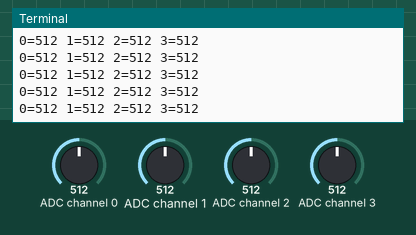
This program was run on a simulated Raspberry Pi (BCM pin numbers). Parts: the last lines printed to the terminal. Inputs (shaded band) come from the test bench; at power-on: ADC channel 0 = 512, ADC channel 1 = 512, ADC channel 2 = 512, ADC channel 3 = 512 (analog values on the 0–1023 scale).

Above: at 1.2 s.
1.3 s: ADC channel 0 set to 716
At 2.0 s:
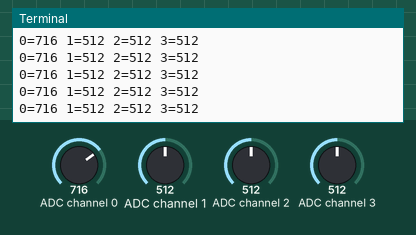
2.8 s: ADC channel 1 set to 716
At 3.8 s:
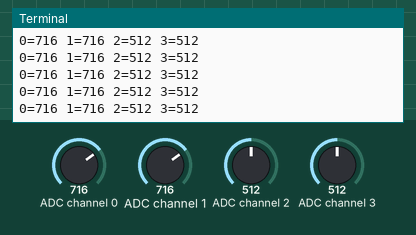
4.3 s: ADC channel 2 set to 716
At 4.9 s:
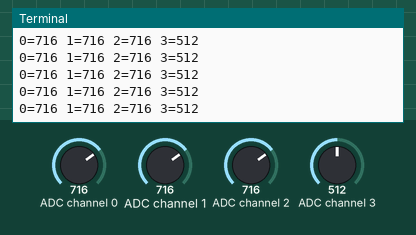
5.8 s: ADC channel 3 set to 716
At 6.4 s:
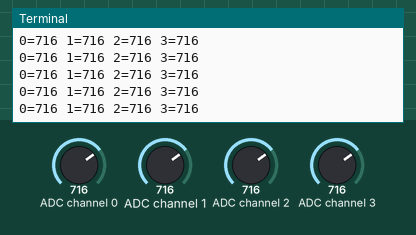
7.3 s: ADC channel 0 set to 992
At 8.2 s:
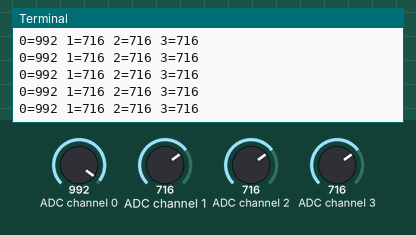
8.8 s: ADC channel 2 set to 992
At 9.5 s:
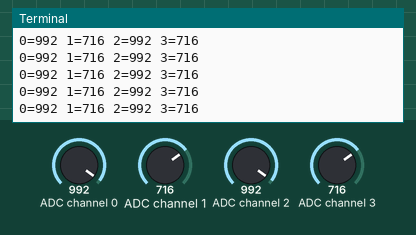
Timing chart, 0 to 11.3 s (numbered marks = the images above; inputs shaded):
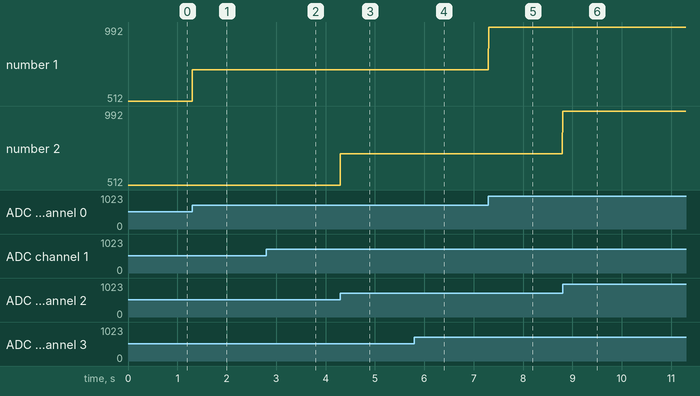

Measured:
- after the input at 1.3 s, the terminal: prints a new line at once (image 1)
- after the input at 2.8 s, the terminal: prints a new line at once (image 2)
- after the input at 4.3 s, the terminal: prints a new line at once (image 3)
- after the input at 5.8 s, the terminal: prints a new line at once (image 4)
- after the input at 7.3 s, the terminal: prints a new line at once (image 5)
- after the input at 8.8 s, the terminal: prints a new line at once (image 6)
- plotted number 1: 512 → 716 after the input at 1.3 s, 716 → 992 after the input at 7.3 s

The program:

readPhototrans.py
```python
#!/usr/bin/python

import spidev

spi = spidev.SpiDev()
spi.open(0,0)

def ReadChannel(channel):
  adc = spi.xfer2([1,(8+channel)<<4,0])
  data = ((adc[1]&3) << 8) + adc[2]
  return data

while True:

  print "0="+str(ReadChannel(0))+" 1="+str(ReadChannel(1))+" 2="+str(ReadChannel(2))+" 3="+str(ReadChannel(3))
```
